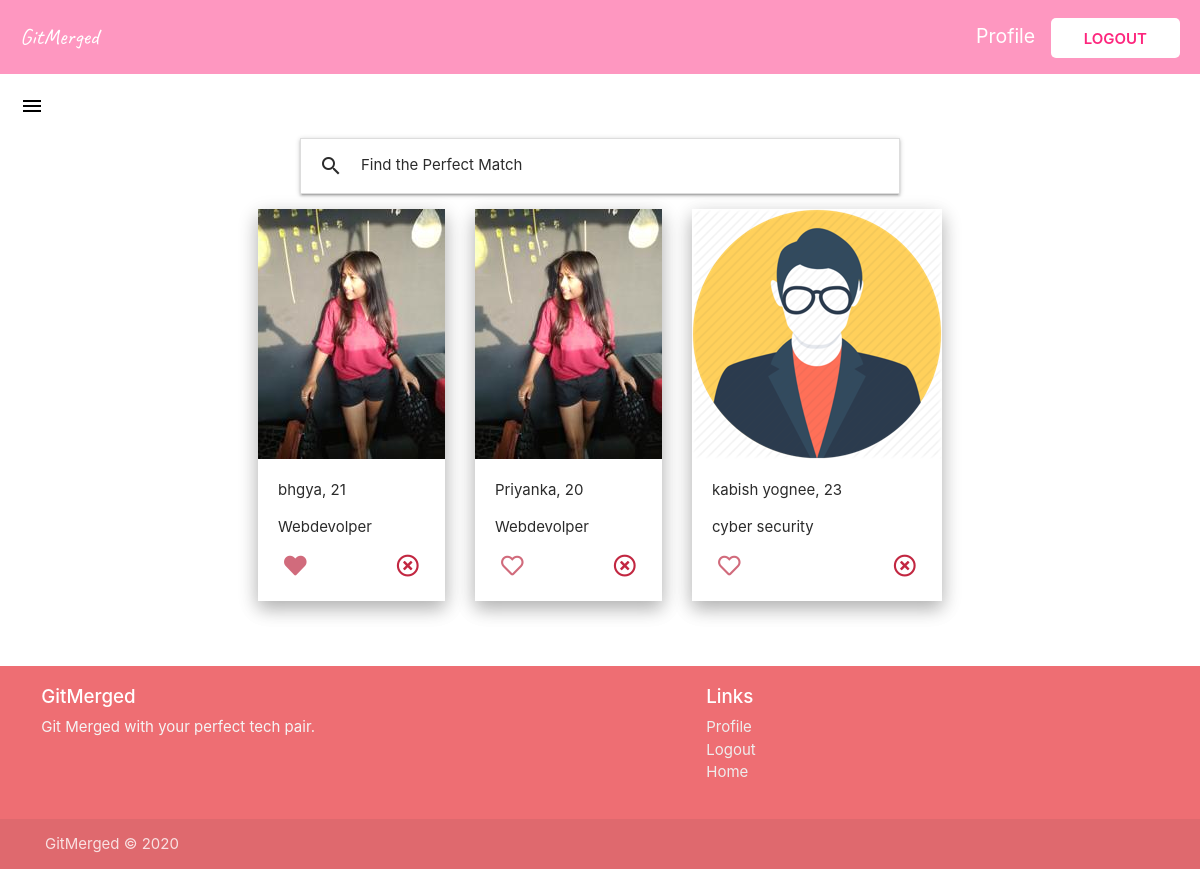
Screenshot of /home/ (signed in) with the database file from the repository.
### users/models.py (models this page shows, shortened)
class Profile(models.Model):
    TEXT_C = [
        ("Vim", "Vim"),
        ("EMACS", "EMACS")
    ]
    GENDER_C = [
        ("Male", "Male"),
        ("Female", "Female"),
        ("Other", "Other")
    ]
    OS_C = [
        ("Windows", "Windows"),
        ("Mac", "Mac"),
        ("Linux", "Linux")
    ]
    SPACES_C = [
        ("Tabs", "Tabs"),
        ("Spaces", "Spaces")
    ]
    user = models.OneToOneField(User, on_delete=models.CASCADE)
    full_name = models.CharField(max_length=100, null=True)
    age = models.IntegerField(null=True)
    gender = models.CharField(
        max_length=50, blank=True, null=True, choices=GENDER_C)
    profile_image = models.ImageField(
        upload_to='profile_pic', default="default.jpg", null=True, blank=True)
    bio = models.TextField(null=True)
    tech_stack = models.CharField(max_length=500, null=True)
    editor = models.CharField(
        max_length=5, choices=TEXT_C, default=None, null=True, blank=True)
    os = models.CharField(
        max_length=10, choices=OS_C, default=None, null=True, blank=True)
    spacing = models.CharField(
        max_length=10, choices=SPACES_C, default=None, null=True, blank=True)
    likeability = models.ManyToManyField(
        User, related_name="likes", blank=True)
    blocked_by = models.ManyToManyField(
        User, related_name="blocked", blank=True)

### main/views.py (the view)
# urls.py: path("home/", views.datePage, name="date-page"),
@login_required
def datePage(req):
    users = Profile.objects.all()
    user = req.user
    unreadMessages = Message.objects.filter(
        receiver=user).filter(status=False).count()
    myFilter = UserFilter(req.GET, queryset=users)
    users = myFilter.qs
    context = {
        'users': users,
        'userIn': user,
        'filter': myFilter,
        'unreadmsgs': unreadMessages
    }
    return render(req, "date-page.html", context)

### main/templates/date-page.html (shortened to what this page needs)
{% extends "base.html" %}
{% block head %}
<link
  rel="stylesheet"
  href="https://stackpath.bootstrapcdn.com/bootstrap/4.5.2/css/bootstrap.min.css"
/>
{% endblock head %}
{% block content %}
<section class="date-page">
  <div class="navigation navigation--bg">
    <a href="" class="logo link">GitMerged</a>
    <div>
      {% if user.is_authenticated %}
      <a href="{% url 'profile-page' %}" class="profile-link link">Profile</a>
      <a href="{% url 'logout' %}" class="login link">Logout</a>
      {% else %}
      <a href="{% url 'login' %}" class="login link">Log in</a>
      {% endif %}
    </div>
  </div>
  <div class="burger">
    {% if unreadmsgs > 0 %}
      <a href="#" data-target="slide-out" class="sidenav-trigger"
        ><span class="new badge">{{unreadmsgs}}</span>
        <i class="material-icons" style="color: black; margin: 20px;">menu</i>
      </a>
    {% else %}
      <a href="#" data-target="slide-out" class="sidenav-trigger"
        >
        <i class="material-icons" style="color: black; margin: 20px;">menu</i>
      </a>
    {% endif %}
  </div>
  <ul class="collapsible" id="filter">
    <li>
      <div class="collapsible-header">
        <i class="material-icons">search</i>Find the Perfect Match
      </div>
    </li>
  </ul>
  <div class="users-container">
    {% for user in users %}
      {% if user.user != userIn %}
        {% if userIn not in user.blocked_by.all %}
        <div class="user-card">
          <a href="{% url 'user-detail' user.pk %}">
            <img src="{{user.profile_image.url}}" class="image-home" alt="" />
          </a>
          <div class="info-container">
            <p>{{user.full_name}}, {{user.age}}</p>
            <p>{{user.tech_stack}}</p>
            <div style="display: flex; justify-content: space-between;">
              <form action="{% url 'like' user.pk %}" method="POST">
                {% if userIn not in user.likeability.all %}
                <button
                  class="like-btn"
                  type="submit"
                  ,
                  name="user_id"
                  ,
                  value="{{user.id}}"
                >
                  <i class="far fa-heart"></i>
                </button>
                {% else %}
                <button
                  class="like-btn"
                  type="submit"
                  ,
                  name="user_id"
                  ,
                  value="{{user.id}}"
                >
                  <i class="fas fa-heart"></i>
                </button>
                {% endif %}
              </form>
              <form action="{% url 'block' user.pk %}" method="POST">
                <button
                  class="block-btn"
                  type="submit"
                  ,
                  name="user_id"
                  ,
                  value="{{user.id}}"
                >
                  <i class="far fa-times-circle"></i>
                </button>
              </form>
            </div>
          </div>
        </div>
        {% endif %}
      {% endif %}
    {% endfor %}
  </div>
</section>
{% include "footer.html" %}
{% endblock content %}

### main/static/main/main.css (style rules this page uses)
.image-home { height: 250px; }
a { text-decoration: none !important; }
.navigation { z-index: 999; text-decoration: none; color: white; display: flex; justify-content: space-between; align-items: center; grid-row: 0/1; padding: 20px; font-size: 1.3rem; }
.navigation--bg { background: #fd267c7a; }
.logo { color: white; font-family: "Caveat", cursive; font-size: 1.5rem; }
.login { text-decoration: none; color: #fd267d; position: relative; background: white; padding: 0.7rem 2.2rem; text-transform: uppercase; font-weight: 600; font-size: 1rem; border-radius: 5px; }
.profile-link { text-decoration: none; color: white; margin-right: 10px; }
.user-card { margin: 15px; box-shadow: 0 8px 17px 0 rgba(0, 0, 0, 0.2), 0 6px 20px 0 rgba(0, 0, 0, 0.15); color: #2b2b2b; }
.users-container { display: flex; justify-content: center; flex-wrap: wrap; margin-bottom: 50px; }
.info-container { padding: 20px; }
.like-btn, .block-btn { background: transparent; border: 0; transition: transform 250ms ease; }
.like-btn i { font-size: 1.5rem; color: rgb(209, 107, 124); }
.block-btn i { font-size: 1.5rem; color: rgba(187, 15, 44, 0.9); }
#filter { margin: auto; max-width: 50vw; color: #2b2b2b; }
.burger a { position: relative; }

### rows the page displays
Profile: profile_image (picture), full_name "bhgya", age "21", tech_stack "Webdevolper", {{ user.id }} 1 (drawn)
Profile: profile_image (picture), full_name "Priyanka", age "20", tech_stack "Webdevolper", {{ user.id }} 3 (drawn)
Profile: profile_image (picture), full_name "kabish yognee", age "23", tech_stack "cyber security", {{ user.id }} 4 (drawn)
